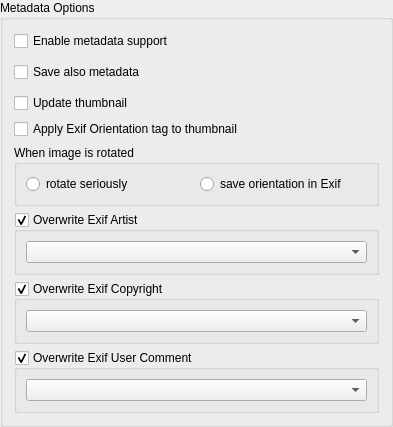
<?xml version="1.0" encoding="UTF-8"?>
<ui version="4.0">
 <class>MetadataGroupBoxView</class>
 <widget class="QGroupBox" name="MetadataGroupBoxView">
  <property name="geometry">
   <rect>
    <x>0</x>
    <y>0</y>
    <width>393</width>
    <height>427</height>
   </rect>
  </property>
  <property name="title">
   <string>Metadata Options</string>
  </property>
  <layout class="QVBoxLayout" name="verticalLayout">
   <item>
    <widget class="QCheckBox" name="metadataCheckBox">
     <property name="sizePolicy">
      <sizepolicy hsizetype="Minimum" vsizetype="Fixed">
       <horstretch>0</horstretch>
       <verstretch>0</verstretch>
      </sizepolicy>
     </property>
     <property name="toolTip">
      <string>EXIF, IPTC and XMP supported</string>
     </property>
     <property name="text">
      <string>Enable metadata support</string>
     </property>
    </widget>
   </item>
   <item>
    <widget class="QCheckBox" name="saveMetadataCheckBox">
     <property name="sizePolicy">
      <sizepolicy hsizetype="Minimum" vsizetype="Preferred">
       <horstretch>0</horstretch>
       <verstretch>0</verstretch>
      </sizepolicy>
     </property>
     <property name="text">
      <string>Save also metadata</string>
     </property>
    </widget>
   </item>
   <item>
    <widget class="QCheckBox" name="thumbUpdateCheckBox">
     <property name="toolTip">
      <string comment="When image changed SIR'll save current thumbnail in Exif metadata"/>
     </property>
     <property name="text">
      <string>Update thumbnail</string>
     </property>
    </widget>
   </item>
   <item>
    <widget class="QCheckBox" name="thumbRotateCheckBox">
     <property name="text">
      <string>Apply Exif Orientation tag to thumbnail</string>
     </property>
    </widget>
   </item>
   <item>
    <widget class="QGroupBox" name="rotateGroupBox">
     <property name="title">
      <string>When image is rotated</string>
     </property>
     <layout class="QHBoxLayout" name="horizontalLayout">
      <item>
       <widget class="QRadioButton" name="rotateRadioButton">
        <property name="text">
         <string>rotate seriously</string>
        </property>
       </widget>
      </item>
      <item>
       <widget class="QRadioButton" name="exifOrientationRadioButton">
        <property name="text">
         <string>save orientation in Exif</string>
        </property>
       </widget>
      </item>
     </layout>
    </widget>
   </item>
   <item>
    <widget class="QGroupBox" name="exifArtistCheckBox">
     <property name="title">
      <string>Overwrite Exif Artist</string>
     </property>
     <property name="checkable">
      <bool>true</bool>
     </property>
     <layout class="QVBoxLayout" name="verticalLayout_6">
      <item>
       <widget class="HistoryComboBox" name="exifArtistComboBox"/>
      </item>
     </layout>
    </widget>
   </item>
   <item>
    <widget class="QGroupBox" name="exifCopyrightCheckBox">
     <property name="title">
      <string>Overwrite Exif Copyright</string>
     </property>
     <property name="checkable">
      <bool>true</bool>
     </property>
     <layout class="QVBoxLayout" name="verticalLayout_8">
      <item>
       <widget class="HistoryComboBox" name="exifCopyrightComboBox"/>
      </item>
     </layout>
    </widget>
   </item>
   <item>
    <widget class="QGroupBox" name="exifUserCommentCheckBox">
     <property name="title">
      <string>Overwrite Exif User Comment</string>
     </property>
     <property name="checkable">
      <bool>true</bool>
     </property>
     <layout class="QVBoxLayout" name="verticalLayout_9">
      <item>
       <widget class="HistoryComboBox" name="exifUserCommentComboBox"/>
      </item>
     </layout>
    </widget>
   </item>
  </layout>
 </widget>
 <customwidgets>
  <customwidget>
   <class>HistoryComboBox</class>
   <extends>QComboBox</extends>
   <header>widgets/HistoryComboBox.hpp</header>
  </customwidget>
 </customwidgets>
 <resources/>
 <connections/>
</ui>
